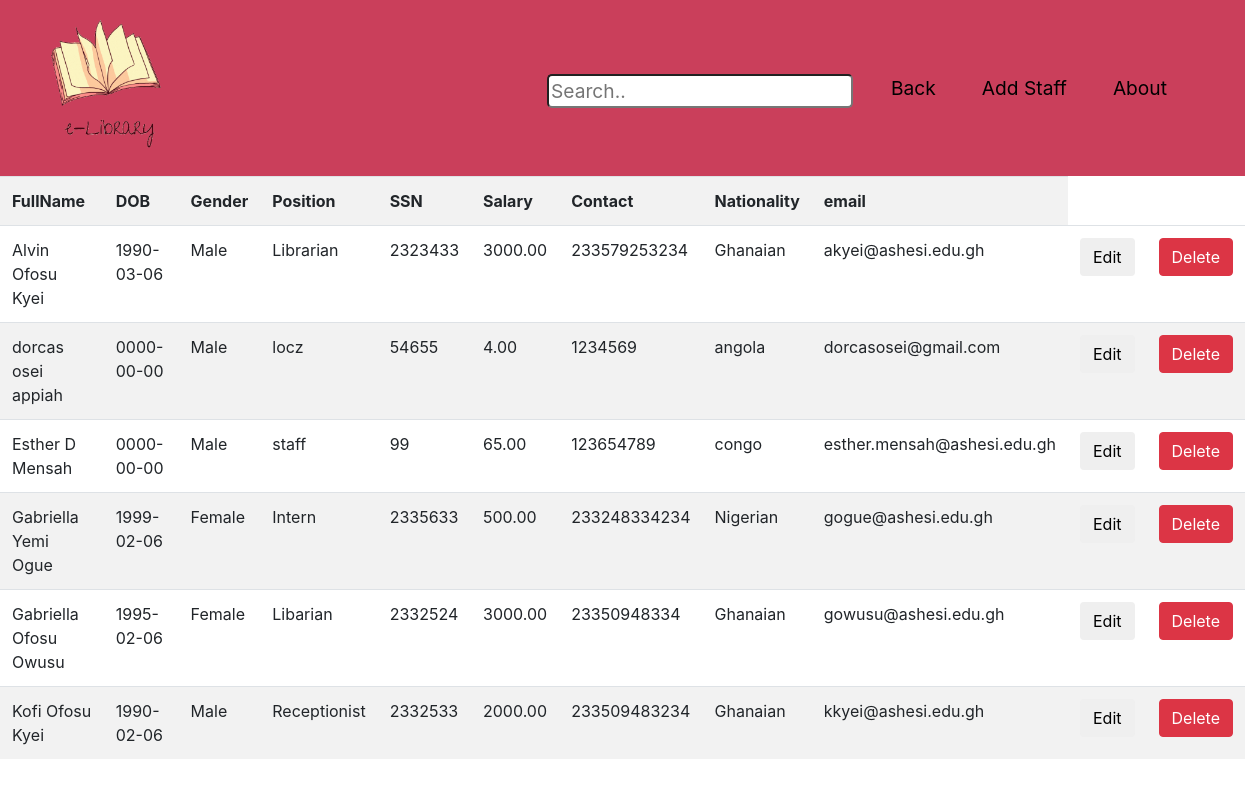
The page /php/staffdetails.php on the database its author committed.
### tables this page shows
CREATE TABLE `librarystaff` (
  `staffID` int(11) DEFAULT NULL,
  `staffPosition` varchar(40) DEFAULT NULL,
  `SSN` int(11) NOT NULL,
  `salary` decimal(10,2) DEFAULT NULL
);

CREATE TABLE `person` (
  `personID` int(11) NOT NULL,
  `fname` varchar(20) DEFAULT NULL,
  `middlename` varchar(20) DEFAULT NULL,
  `lname` varchar(20) DEFAULT NULL,
  `DOB` date DEFAULT NULL,
  `gender` enum('Male','Female') DEFAULT NULL,
  `contact` varchar(15) NOT NULL,
  `nationality` varchar(20) DEFAULT NULL,
  `email` varchar(40) DEFAULT NULL,
  `pasword` varchar(40) NOT NULL
);

### php/staffdetails.php (the view, shortened to what this page needs)
<?php
require __DIR__ ."/database_connection_test.php";
function listing($conn){
    $staffinfo = mysqli_query($conn, "SELECT concat(P.fname, ' ', P.middlename, ' ', P.lname) as FullName, P.*, LS.staffPosition, LS.SSN, LS.salary, LS.staffID
    from LibraryStaff as LS Inner Join Person as P on LS.staffID=P.personID
    order by P.fname asc");
    $data=mysqli_fetch_all($staffinfo,MYSQLI_ASSOC);
    return $data;
}
 $data=(listing($conn));
?>
<!DOCTYPE html>
 <html lang="en">
 <head>
     <link href="//maxcdn.bootstrapcdn.com/bootstrap/4.1.1/css/bootstrap.min.css" rel="stylesheet" id="bootstrap-css">
     <link rel="stylesheet" href="../css/tables.css">
 </head>
<body>
<nav class="navbar navbar-expand-lg navbar-dark navbarcolor">
    <div class="container-fluid">
     <a class="navbar-brand " href="admin.php"><img src="../images/new2.gif" width="150" height="150"></a>
    <div class="collapse navbar-collapse " id="navbarText">
        <ul class="navbar-nav ms-auto mb-2 mb-lg-0 bars" >
            <form action="" method="get" class="search">
                <li>
                    <input type="text" name= "searchbar" class="ins"  placeholder="Search..">
                </li>
            </form>
            <li class="nav-item">
                <a href="admin.php" class="nav-link active barsbars" aria-current="page" >Back</a>
            </li>
            <li class="nav-item ">
                <a class="nav-link active barsbars" href="">Add Staff</a>
            </li>
            <li class="nav-item ">
                <a class="nav-link active barsbars" href="">About</a>
            </li>
        </ul>
    </div>
    </div>
</nav>
       <table class="table table-striped">
         <tr>
            <th>FullName</th>
            <th>DOB</th>
            <th>Gender</th>
            <th>Position </th>
            <th>SSN</th>
            <th>Salary</th>
            <th>Contact</th>
            <th>Nationality</th>
            <th>email</th>
        </tr>
        <?php foreach($data as $q) { ?>
            <tr>
                <td><?php echo $q['FullName'] ?></td>
                <td><?php echo $q['DOB'] ?></td>
                <td><?php echo $q['gender'] ?></td>
                <td><?php echo $q['staffPosition'] ?></td>
                <td><?php echo $q['SSN'] ?></td>
                <td><?php echo $q['salary'] ?></td>
                <td><?php echo $q['contact'] ?></td>
                <td><?php echo $q['nationality'] ?></td>
                <td><?php echo $q['email'] ?></td>
                <td>
                    <form action="" method="post" class="form-submit" onSubmit="onEdit(event)">
                        <input class="btn edit-color" type = "submit" name="Edit"  value="Edit"/>
                    </form>
                </td>
                <td>
                    <form action="" method="post" onSubmit="onDelete(event)">
                        <input class="btn btn-danger" type = "submit" name="Delete"  value="Delete"/>
                    </form>
                </td>
            </tr>
        <?php } ?>
    </table>
</body>
</html>

### css/tables.css (style rules this page uses)
.barsbars { margin-left: 30px; color: black; }
.bars { margin-left: 350px; font-size: larger; color: black; }
.navbar-dark .navbar-nav .active>.nav-link, .navbar-dark .navbar-nav .nav-link.active, .navbar-dark .navbar-nav .nav-link.show, .navbar-dark .navbar-nav .show>.nav-link { color: black; }
.ins { margin-top: 8px; border-radius: 5px; }
.navbarcolor { background-color: rgba(189, 16, 51, 0.801); }

### rows shown on the page
librarystaff: FullName "Alvin Ofosu Kyei", staffID.DOB "1990-03-06", staffID.gender "Male", staffPosition "Librarian", SSN "2323433", salary "3000.00", staffID.contact "233579253234", staffID.nationality "Ghanaian", staffID.email "akyei@ashesi.edu.gh"
librarystaff: FullName "dorcas osei appiah", staffID.DOB "0000-00-00", staffID.gender "Male", staffPosition "locz", SSN "54655", salary "4.00", staffID.contact "1234569", staffID.nationality "angola", staffID.email "dorcasosei@gmail.com"
librarystaff: FullName "Esther D Mensah", staffID.DOB "0000-00-00", staffID.gender "Male", staffPosition "staff", SSN "99", salary "65.00", staffID.contact "123654789", staffID.nationality "congo", staffID.email "esther.mensah@ashesi.edu.gh"
librarystaff: FullName "Gabriella Yemi Ogue", staffID.DOB "1999-02-06", staffID.gender "Female", staffPosition "Intern", SSN "2335633", salary "500.00", staffID.contact "233248334234", staffID.nationality "Nigerian", staffID.email "gogue@ashesi.edu.gh"
librarystaff: FullName "Gabriella Ofosu Owusu", staffID.DOB "1995-02-06", staffID.gender "Female", staffPosition "Libarian", SSN "2332524", salary "3000.00", staffID.contact "23350948334", staffID.nationality "Ghanaian", staffID.email "gowusu@ashesi.edu.gh"
librarystaff: FullName "Kofi Ofosu Kyei", staffID.DOB "1990-02-06", staffID.gender "Male", staffPosition "Receptionist", SSN "2332533", salary "2000.00", staffID.contact "233509483234", staffID.nationality "Ghanaian", staffID.email "kkyei@ashesi.edu.gh"
